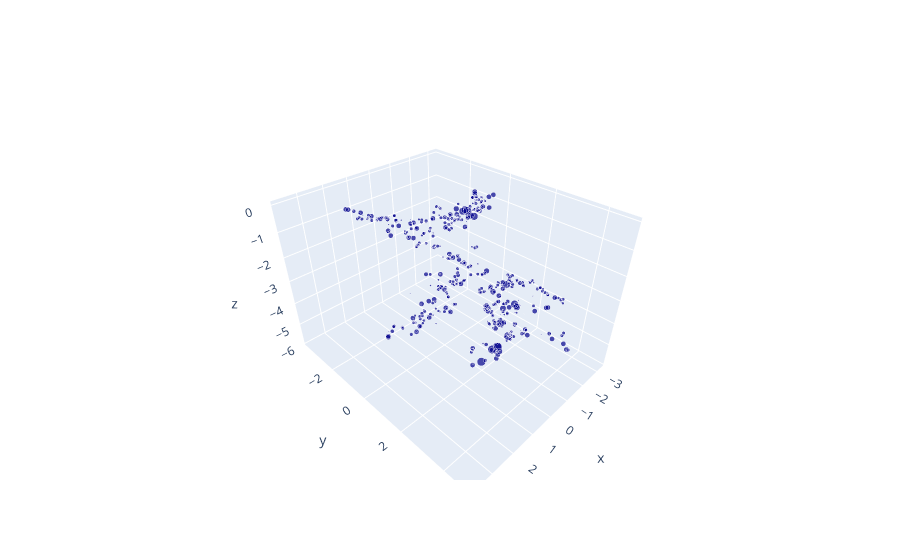

Here is the notebook cell this chart was saved with:
### Code cell
fig = plot_barycenter_nodes(bar)
fig

### Figure 1 — Plotly figure (JSON) as saved in the notebook; plotly's stock layout.template omitted (floating-point values rounded to 4 significant figures; data arrays with more than 128 entries replaced by an {"elided": "..."} marker saying what was removed)
{"data": [{"marker": {"color": "darkblue", "size": {"elided": "578 float values"}}, "mode": "markers", "name": "Barycenter", "type": "scatter3d", "x": {"elided": "578 float values"}, "y": {"elided": "578 float values"}, "z": {"elided": "578 float values"}}], "layout": {}}
